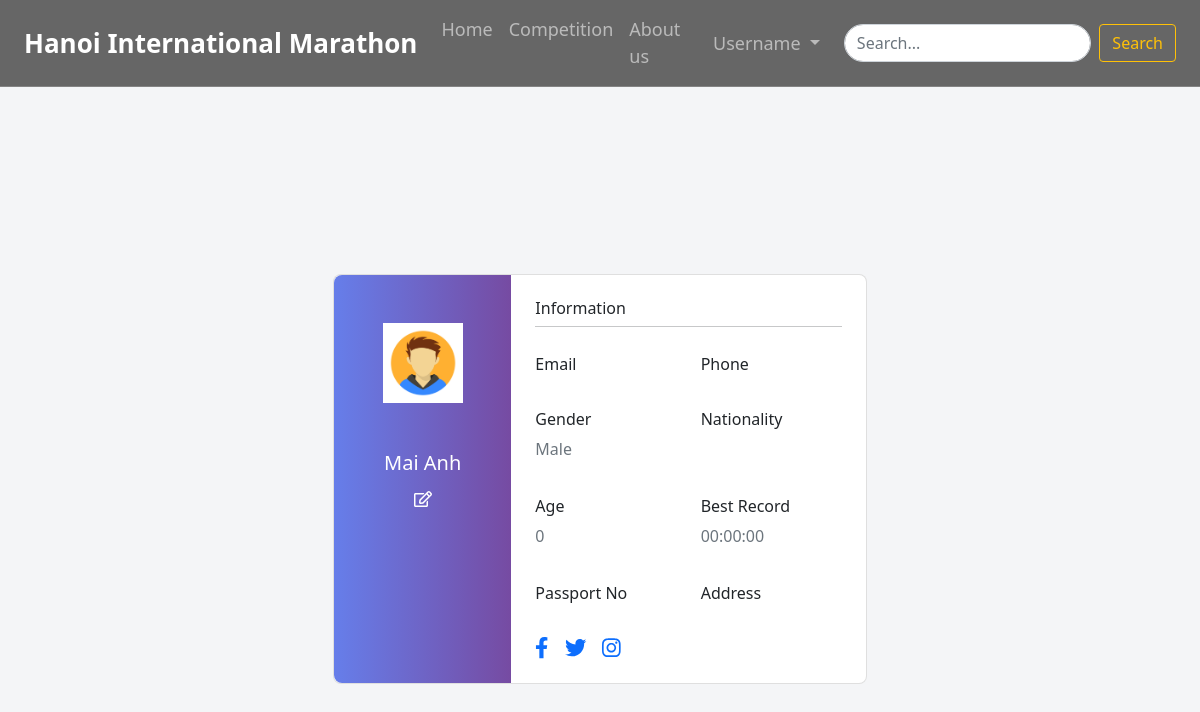
The page /admin/view_profile.php (signed in) on the database its author committed.
### tables this page shows
CREATE TABLE `participant` (
  `UserID` int(11) NOT NULL,
  `Name` varchar(255) DEFAULT NULL,
  `BestRecord` time DEFAULT NULL,
  `Nationality` varchar(100) DEFAULT NULL,
  `PassportNO` varchar(50) DEFAULT NULL,
  `Sex` enum('Male','Female','Other') DEFAULT NULL,
  `Age` int(11) DEFAULT NULL,
  `Email` varchar(255) DEFAULT NULL,
  `Phone` varchar(20) DEFAULT NULL,
  `Address` varchar(255) DEFAULT NULL
);

### admin/view_profile.php (the view, shortened to what this page needs)
<?php
require_once(__DIR__ . '/../config.php');
$username = $_SESSION['username'];
$id = "SELECT * FROM user WHERE username = '$username'";
$result = $conn->query($id);
$row = $result->fetch_assoc();
$userID = $row['UserID'];
$query = "SELECT * FROM participant WHERE UserID= '$userID'";
$result = $conn->query($query);
if ($result && $result->num_rows > 0) {
    $row = $result->fetch_assoc();
    $name = $row['Name'];
    $sex = $row['Sex'];
    $age = $row['Age'];
    $marathon_best_record = $row['BestRecord'];
}
?>
<!DOCTYPE html>
<html>
<head>
    <link rel="stylesheet" href="https://cdn.jsdelivr.net/npm/bootstrap@5.2.0/dist/css/bootstrap.min.css">
    <link rel="stylesheet" href="https://cdnjs.cloudflare.com/ajax/libs/font-awesome/5.15.4/css/all.min.css" />
</head>
<body>
<?php include('../includes/loggedin_admin.php'); ?>
<section class="vh-100" style="background-color: #f4f5f7;">
  <div class="container py-5 h-100">
    <div class="row d-flex justify-content-center align-items-center h-100">
      <div class="col col-lg-6 mb-4 mb-lg-0">
        <div class="card mb-3" style="border-radius: .5rem;">
          <div class="row g-0">
            <div class="col-md-4 gradient-custom text-center text-white"
              style="border-top-left-radius: .5rem; border-bottom-left-radius: .5rem;">
              <img src="./assets/img/avatar.png"
                alt="Avatar" class="img-fluid my-5" style="width: 80px;" />
              <h5><?php echo $name; ?></h5>
              <i class="far fa-edit mb-5"></i>
            </div>
            <div class="col-md-8">
              <div class="card-body p-4">
                <h6>Information</h6>
                <hr class="mt-0 mb-4">
                <div class="row pt-1">
                  <div class="col-6 mb-3">
                    <h6>Email</h6>
                  </div>
                  <div class="col-6 mb-3">
                    <h6>Phone</h6>
                  </div>
                </div>
                <div class="row pt-1">
                  <div class="col-6 mb-3">
                    <h6>Gender</h6>
                    <p class="text-muted"><?php echo $sex; ?></p>
                  </div>
                  <div class="col-6 mb-3">
                    <h6>Nationality</h6>
                  </div>
                </div>
                <div class="row pt-1">
                  <div class="col-6 mb-3">
                    <h6>Age</h6>
                    <p class="text-muted"><?php echo $age; ?></p>
                  </div>
                  <div class="col-6 mb-3">
                    <h6>Best Record</h6>
                    <p class="text-muted"><?php echo $marathon_best_record; ?></p>
                  </div>
                </div>
                <div class="row pt-1">
                  <div class="col-6 mb-3">
                    <h6>Passport No</h6>
                  </div>
                  <div class="col-6 mb-3">
                    <h6>Address</h6>
                  </div>
                </div>
                <div class="d-flex justify-content-start">
                  <a href="https://www.facebook.com/"><i class="fab fa-facebook-f fa-lg me-3"></i></a>
                  <a href="instaragram.com"><i class="fab fa-twitter fa-lg me-3"></i></a>
                  <a href="/instaragam.com"><i class="fab fa-instagram fa-lg"></i></a>
                </div>
              </div>
            </div>
          </div>
        </div>
      </div>
    </div>
  </div>
</section>
</body>
</html>

### admin/view_profile.php (style rules this page uses)
.gradient-custom { background: linear-gradient(to right, #667eea, #764ba2); }

### rows shown on the page
participant: Name "Mai Anh", Sex "Male", Age "0", BestRecord "00:00:00"
